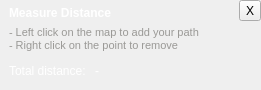
<?xml version="1.0" encoding="UTF-8"?>
<ui version="4.0">
 <class>DialogMeasureDistance</class>
 <widget class="QDialog" name="DialogMeasureDistance">
  <property name="geometry">
   <rect>
    <x>0</x>
    <y>0</y>
    <width>261</width>
    <height>79</height>
   </rect>
  </property>
  <property name="windowTitle">
   <string>Dialog</string>
  </property>
  <property name="windowOpacity">
   <double>0.500000000000000</double>
  </property>
  <layout class="QGridLayout" name="gridLayout">
   <property name="leftMargin">
    <number>9</number>
   </property>
   <property name="topMargin">
    <number>0</number>
   </property>
   <property name="rightMargin">
    <number>0</number>
   </property>
   <property name="bottomMargin">
    <number>6</number>
   </property>
   <item row="0" column="2">
    <widget class="QToolButton" name="toolButtonClose">
     <property name="text">
      <string>X</string>
     </property>
    </widget>
   </item>
   <item row="1" column="2" rowspan="4">
    <spacer name="verticalSpacer">
     <property name="orientation">
      <enum>Qt::Vertical</enum>
     </property>
     <property name="sizeHint" stdset="0">
      <size>
       <width>20</width>
       <height>66</height>
      </size>
     </property>
    </spacer>
   </item>
   <item row="3" column="0">
    <widget class="QLabel" name="label_2">
     <property name="font">
      <font>
       <pointsize>9</pointsize>
      </font>
     </property>
     <property name="styleSheet">
      <string notr="true">color: rgb(255, 255, 255);</string>
     </property>
     <property name="text">
      <string>Total distance: </string>
     </property>
     <property name="alignment">
      <set>Qt::AlignBottom|Qt::AlignLeading|Qt::AlignLeft</set>
     </property>
    </widget>
   </item>
   <item row="3" column="1">
    <widget class="QLabel" name="labelDistance">
     <property name="sizePolicy">
      <sizepolicy hsizetype="Expanding" vsizetype="Preferred">
       <horstretch>0</horstretch>
       <verstretch>0</verstretch>
      </sizepolicy>
     </property>
     <property name="font">
      <font>
       <pointsize>9</pointsize>
      </font>
     </property>
     <property name="styleSheet">
      <string notr="true">color: rgb(255, 255, 255);</string>
     </property>
     <property name="text">
      <string>-</string>
     </property>
     <property name="alignment">
      <set>Qt::AlignBottom|Qt::AlignLeading|Qt::AlignLeft</set>
     </property>
    </widget>
   </item>
   <item row="0" column="0" rowspan="2" colspan="2">
    <layout class="QVBoxLayout" name="verticalLayout">
     <property name="topMargin">
      <number>6</number>
     </property>
     <item>
      <widget class="QLabel" name="label">
       <property name="font">
        <font>
         <pointsize>9</pointsize>
         <bold>true</bold>
        </font>
       </property>
       <property name="styleSheet">
        <string notr="true">color: rgb(255, 255, 255);</string>
       </property>
       <property name="text">
        <string>Measure Distance</string>
       </property>
      </widget>
     </item>
     <item>
      <widget class="QLabel" name="label_4">
       <property name="font">
        <font>
         <pointsize>8</pointsize>
        </font>
       </property>
       <property name="styleSheet">
        <string notr="true">color: rgb(154, 153, 150);</string>
       </property>
       <property name="text">
        <string>- Left click on the map to add your path
- Right click on the point to remove</string>
       </property>
      </widget>
     </item>
    </layout>
   </item>
  </layout>
 </widget>
 <resources/>
 <connections/>
</ui>
